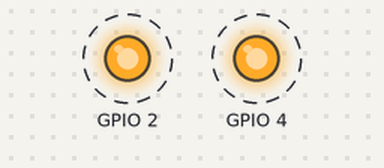
Recording of a program running on a simulated ESP32. Shown: output pins drawn as LEDs (lit = HIGH). Dashed ring = blinking. What the program prints to the serial monitor is not drawn.

Above: at 0.1 s.
Timing chart, 0 to 3.0 s (numbered marks = the images above):
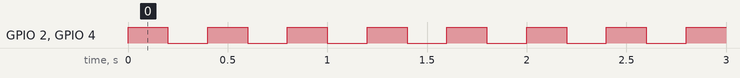

The program:

main.cpp
```cpp
/*

Exemplo para passagem de parametros na criação da task

*/


#include <Arduino.h>

// Bibliotecas FreeRTOS
#include "freertos/FreeRTOS.h"
#include "freertos/task.h"

#define LED 2
#define LED_2 4

//Variáveis para armazenamento do handle das tasks
TaskHandle_t task1Handle = NULL;
TaskHandle_t task2Handle = NULL;
TaskHandle_t task3Handle = NULL;

//Protótipos das tasks
void vTaskBlink(void *pvParameters);
void vTask2(void *pvParameters);

int valor = 500;

void setup() {
  Serial.begin(9600);


  xTaskCreate(vTaskBlink, "TASK1", configMINIMAL_STACK_SIZE, (void*)LED, 1, &task1Handle);
  xTaskCreate(vTask2, "TASK2", configMINIMAL_STACK_SIZE+1024, (void*)valor, 2, &task2Handle);
  xTaskCreate(vTaskBlink, "TASK3", configMINIMAL_STACK_SIZE, (void*)LED_2, 1, &task3Handle);
}

void loop() {
  vTaskDelay(1000);
}

void vTaskBlink(void *pvParameters){

  int pin = (int)pvParameters;
  pinMode(pin, OUTPUT);
  while (1)
  {
    digitalWrite(pin, !digitalRead(pin));
    vTaskDelay(pdMS_TO_TICKS(200));
  }

}

void vTask2(void *pvParameters){

  int cont = (int)pvParameters;

  while (1)
  {
    Serial.println("Task2: " + String(cont++));
    vTaskDelay(pdMS_TO_TICKS(1000));
  }

}
```

Measured:
- by itself, GPIO 2, GPIO 4: alternates HIGH for 0.20 s and LOW for 0.20 s
